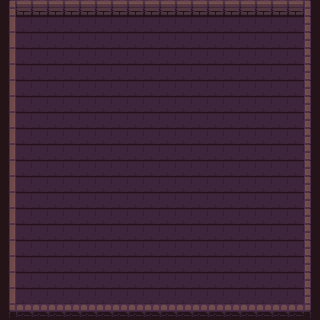

A level layout from a 2D game, rendered from its tile map. Below: a short description, then the map file with its tile-grid data intact:
An orthogonal 20x20 tile map with 16x16 px tiles, 2 tile layers (Tile Layer 1, Ground).

<map version="1.10" tiledversion="1.10.1" orientation="orthogonal" renderorder="right-down" width="20" height="20" tilewidth="16" tileheight="16" infinite="0" nextlayerid="3" nextobjectid="1">
 <tileset firstgid="1" source="Windows11WTF.tsx" />
 <layer id="1" name="Tile Layer 1" width="20" height="20">
  <properties>
   <property name="isWalkable" type="bool" value="false" />
  </properties>
  <data encoding="csv">
1,2,2,2,2,2,2,2,2,2,2,2,2,2,2,2,2,2,2,6,
11,0,0,0,0,0,0,0,0,0,0,0,0,0,0,0,0,0,0,6,
11,0,0,0,0,0,0,0,0,0,0,0,0,0,0,0,0,0,0,6,
11,0,0,0,0,0,0,0,0,0,0,0,0,0,0,0,0,0,0,6,
11,0,0,0,0,0,0,0,0,0,0,0,0,0,0,0,0,0,0,6,
11,0,0,0,0,0,0,0,0,0,0,0,0,0,0,0,0,0,0,6,
11,0,0,0,0,0,0,0,0,0,0,0,0,0,0,0,0,0,0,6,
11,0,0,0,0,0,0,0,0,0,0,0,0,0,0,0,0,0,0,6,
11,0,0,0,0,0,0,0,0,0,0,0,0,0,0,0,0,0,0,6,
11,0,0,0,0,0,0,0,0,0,0,0,0,0,0,0,0,0,0,6,
11,0,0,0,0,0,0,0,0,0,0,0,0,0,0,0,0,0,0,6,
11,0,0,0,0,0,0,0,0,0,0,0,0,0,0,0,0,0,0,6,
11,0,0,0,0,0,0,0,0,0,0,0,0,0,0,0,0,0,0,6,
11,0,0,0,0,0,0,0,0,0,0,0,0,0,0,0,0,0,0,6,
11,0,0,0,0,0,0,0,0,0,0,0,0,0,0,0,0,0,0,6,
11,0,0,0,0,0,0,0,0,0,0,0,0,0,0,0,0,0,0,6,
11,0,0,0,0,0,0,0,0,0,0,0,0,0,0,0,0,0,0,6,
11,0,0,0,0,0,0,0,0,0,0,0,0,0,0,0,0,0,0,6,
11,0,0,0,0,0,0,0,0,0,0,0,0,0,0,0,0,0,0,6,
41,43,43,43,43,43,43,43,43,43,43,43,43,43,43,43,43,43,43,46,0
</data>
 </layer>
 <layer id="2" name="Ground" width="20" height="20">
  <properties>
   <property name="isWalkable" type="bool" value="true" />
  </properties>
  <data encoding="csv">
0,0,0,0,0,0,0,0,0,0,0,0,0,0,0,0,0,0,0,0,
0,13,13,13,13,13,13,13,13,13,13,13,13,13,13,13,13,13,13,0,
0,13,13,13,13,13,13,13,13,13,13,13,13,13,13,13,13,13,13,0,
0,13,13,13,13,13,13,13,13,13,13,13,13,13,13,13,13,13,13,0,
0,13,13,13,13,13,13,13,13,13,13,13,13,13,13,13,13,13,13,0,
0,13,13,13,13,13,13,13,13,13,13,13,13,13,13,13,13,13,13,0,
0,13,13,13,13,13,13,13,13,13,13,13,13,13,13,13,13,13,13,0,
0,13,13,13,13,13,13,13,13,13,13,13,13,13,13,13,13,13,13,0,
0,13,13,13,13,13,13,13,13,13,13,13,13,13,13,13,13,13,13,0,
0,13,13,13,13,13,13,13,13,13,13,13,13,13,13,13,13,13,13,0,
0,13,13,13,13,13,13,13,13,13,13,13,13,13,13,13,13,13,13,0,
0,13,13,13,13,13,13,13,13,13,13,13,13,13,13,13,13,13,13,0,
0,13,13,13,13,13,13,13,13,13,13,13,13,13,13,13,13,13,13,0,
0,13,13,13,13,13,13,13,13,13,13,13,13,13,13,13,13,13,13,0,
0,13,13,13,13,13,13,13,13,13,13,13,13,13,13,13,13,13,13,0,
0,13,13,13,13,13,13,13,13,13,13,13,13,13,13,13,13,13,13,0,
0,13,13,13,13,13,13,13,13,13,13,13,13,13,13,13,13,13,13,0,
0,13,13,13,13,13,13,13,13,13,13,13,13,13,13,13,13,13,13,0,
0,13,13,13,13,13,13,13,13,13,13,13,13,13,13,13,13,13,13,0,
0,0,0,0,0,0,0,0,0,0,0,0,0,0,0,0,0,0,0,0,0
</data>
 </layer>
</map>
